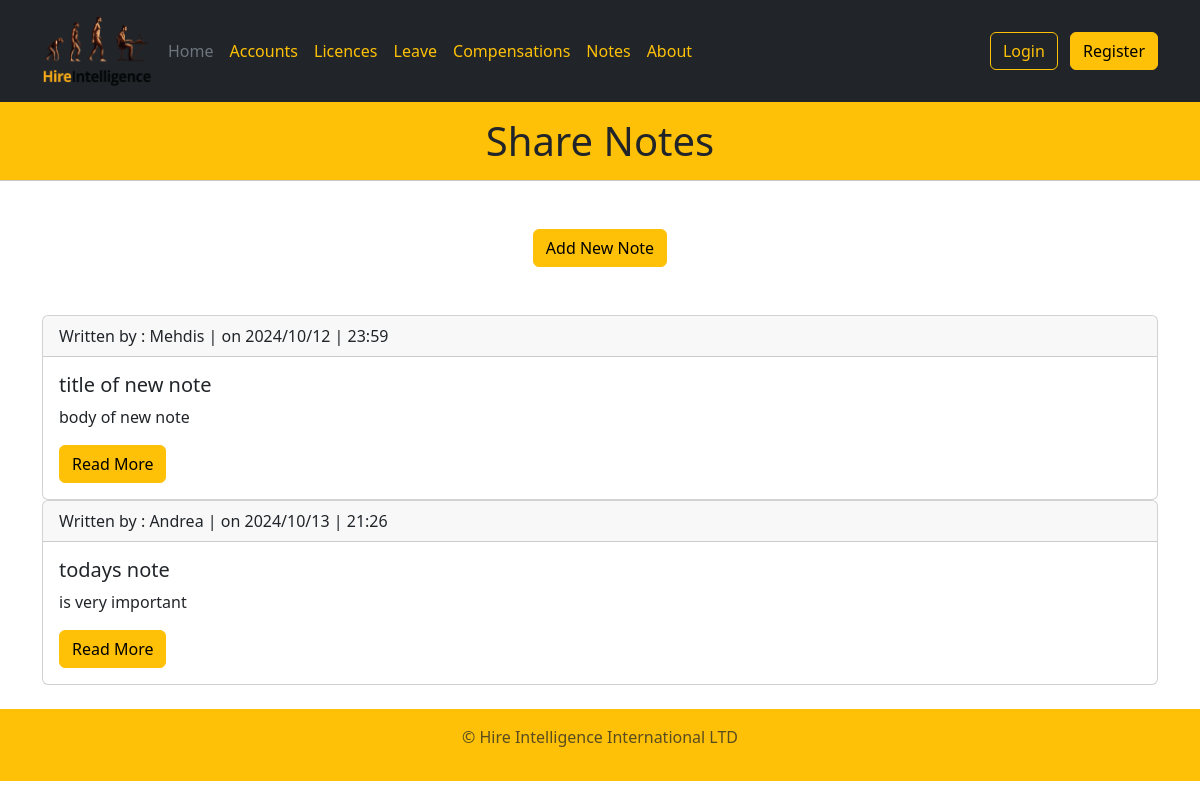
The app's page /share_notes with its own data.
### models.py (models this page shows)
class ShareNotes(db.Model):
    id = db.Column(db.Integer, primary_key = True, autoincrement=True)
    date = db.Column(db.DateTime(timezone=True))
    title = db.Column(db.String, nullable=False)
    note = db.Column(db.String, nullable=False)
    author = db.Column(db.String)

### views.py (the view)
    @app.route("/share_notes", methods=("GET", "POST"))
    def share_notes():
        notes_list = list(ShareNotes.query.all())
        notes_list = sorted(notes_list, key=lambda x: x.date)
        return render_template("share-notes.html", title="Share Notes",
            year=datetime.now().year, notes_list=notes_list)

### templates/share-notes.html (shortened to what this page needs)
{% extends "base.html" %}
{% block content %}
<h1 class="text-center">{{title}}</h1>
<hr class="mb-5">
<div class="mt-5 d-flex justify-content-center m-5">
    <a href="{{url_for('add_notes')}}">
        <button class="btn btn-warning">Add New Note</button>
    </a>
</div>
<div class="container">
   <div>
        {% for item in notes_list %}
    <div class="card">
        <div class="card-header">
          Written by : {{item.author | capitalize() }}
          | on {{item.date.strftime("%Y/%m/%d | %H:%M")}}
        </div>
        <div class="card-body">
          <h5 class="card-title">{{item.title}}</h5>
          <p class="card-text">{{item.note}}</p>
          <a href="#" class="btn btn-warning">Read More</a>
        </div>
      </div>
        {% endfor %}
   </div>
</div>
{% endblock %}

### static/style/style.css (style rules this page uses)
h1 { background-color: #ffc107; margin: 0px; padding: 15px; }
hr { background-color: #ffc107; margin : 0px; }

### records on screen
ShareNotes: author "Mehdis", date "2024/10/12 | 23:59", title "title of new note", note "body of new note"
ShareNotes: author "Andrea", date "2024/10/13 | 21:26", title "todays note", note "is very important"

### other values on screen
{{ title }} "Share Notes"
